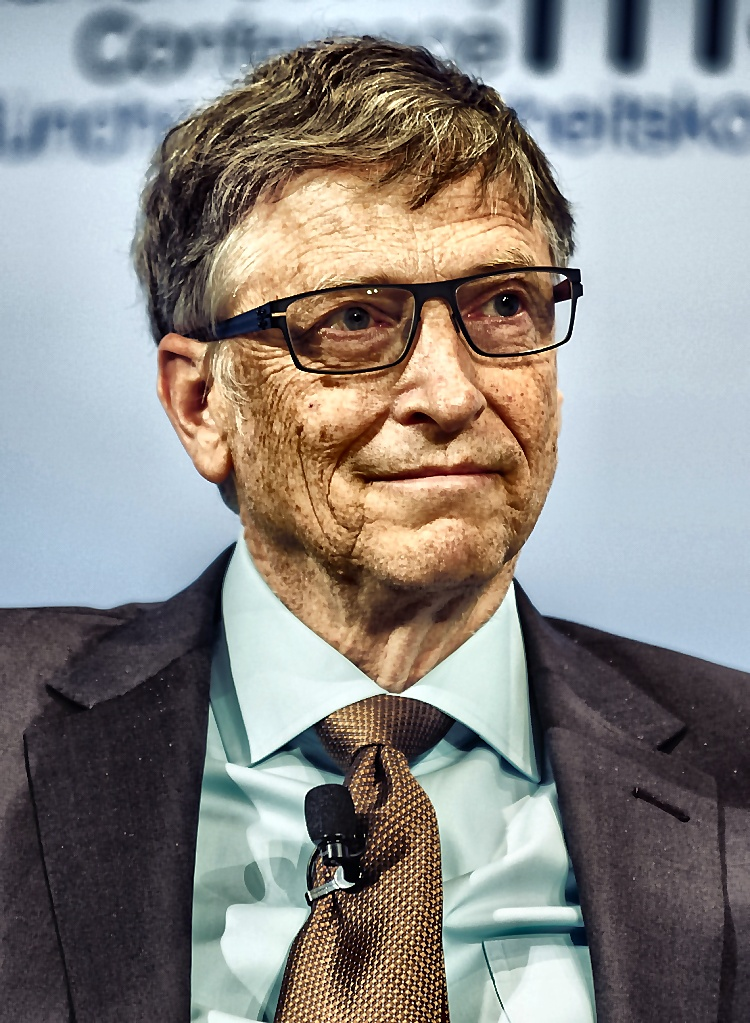
#> input picture data/criminals/CRIM-103_Bill_Gates.jpg, 750 x 1023 px
$ python -i cctv_enhancer.py   (imports and definitions only)
#> lines starting #> are read from the running program, lines starting #| are printed output that depends on the picture
#> further down, picture is the input picture: shape (1023, 750, 3); mean B, G, R 133, 136.4, 139.5
"""
CCTV & Low-Resolution Image Enhancer
====================================
Advanced image processing pipeline specifically designed for low-resolution,
grainy, night-vision, and poorly-lit CCTV surveillance footage of Indian demographics.

Features:
- Gamma correction & Shadow lift for dark/harsh lighting
- CLAHE (Contrast Limited Adaptive Histogram Equalization) on LAB color space (preserves skin tones)
- Fast Edge-Preserving Bilateral Filtering (removes sensor noise / compression artifacts)
- Unsharp Masking & Laplacian detail boost for face recognition super-resolution
- Auto-exposure adjustment
"""

import cv2
import numpy as np
from typing import Tuple, Optional


class CCTVEnhancer:
    """
    Enhances low-quality CCTV frames to boost face detection and recognition accuracy.
    """

    def __init__(
        self,
        clahe_clip_limit: float = 1.8,
        clahe_grid_size: Tuple[int, int] = (8, 8),
        denoise_strength: int = 5,
        sharpen_strength: float = 0.6,
    ):
        self.clahe = cv2.createCLAHE(
            clipLimit=clahe_clip_limit, tileGridSize=clahe_grid_size
        )
        self.denoise_strength = denoise_strength
        self.sharpen_strength = sharpen_strength

    def auto_gamma_correction(self, image: np.ndarray, target_mean: float = 128.0) -> np.ndarray:
        """
        Dynamically adjusts gamma based on overall image brightness.
        Brightens underexposed night/CCTV footage while preventing washout.
        """
#> called with target_mean = 128
        gray = cv2.cvtColor(image, cv2.COLOR_BGR2GRAY)
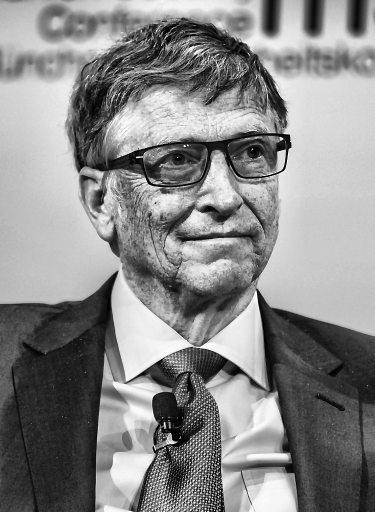
#> gray: shape (1023, 750) (shown at 1/2 size); min 0, max 255, mean 136.9
        current_mean = float(np.mean(gray))
#> current_mean = 136.9

        if current_mean < 10.0:
            current_mean = 10.0
        elif current_mean > 245.0:
            current_mean = 245.0

        # Calculate gamma factor
        gamma = np.log(target_mean / 255.0) / np.log(current_mean / 255.0)
#> gamma = 1.11
        gamma = float(np.clip(gamma, 0.3, 2.5))

        # LUT for fast nonlinear transformation: (i / 255)^gamma * 255
        table = np.array([((i / 255.0) ** gamma) * 255 for i in range(256)]).astype("uint8")
#> table = 256 values from 0 to 255
        return cv2.LUT(image, table)

    def enhance_contrast_lab(self, image: np.ndarray) -> np.ndarray:
        """
        Applies CLAHE on the L (Luminance) channel in LAB color space.
        Preserves natural skin undertones crucial for Indian face recognition.
        """
        lab = cv2.cvtColor(image, cv2.COLOR_BGR2LAB)
#> lab: shape (1023, 750, 3); mean of channels 0, 1, 2 135.2, 129.9, 130.6
        l, a, b = cv2.split(lab)
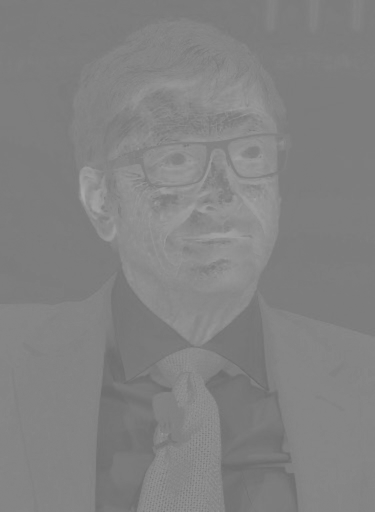
#> a: shape (1023, 750) (shown at 1/2 size); min 107, max 168, mean 129.9
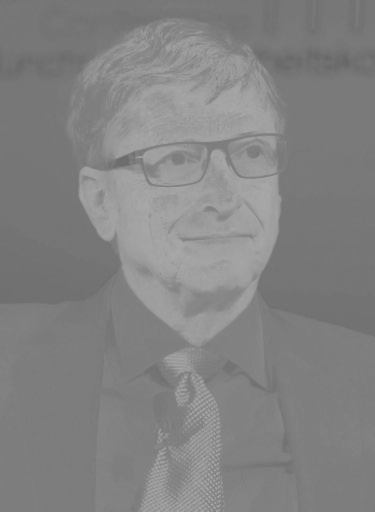
#> b: shape (1023, 750) (shown at 1/2 size); min 102, max 173, mean 130.6
        l_enhanced = self.clahe.apply(l)
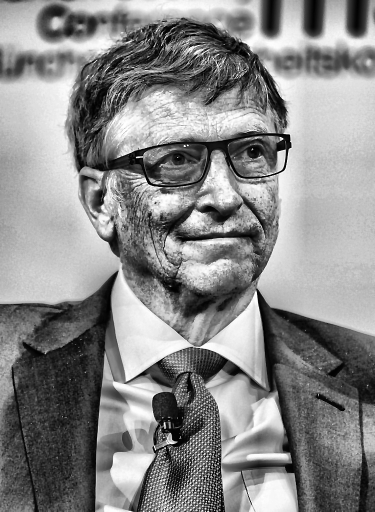
#> l_enhanced: shape (1023, 750) (shown at 1/2 size); min 0, max 255, mean 136.5
        enhanced_lab = cv2.merge((l_enhanced, a, b))
#> enhanced_lab: shape (1023, 750, 3); mean of channels 0, 1, 2 136.5, 129.9, 130.6
        return cv2.cvtColor(enhanced_lab, cv2.COLOR_LAB2BGR)
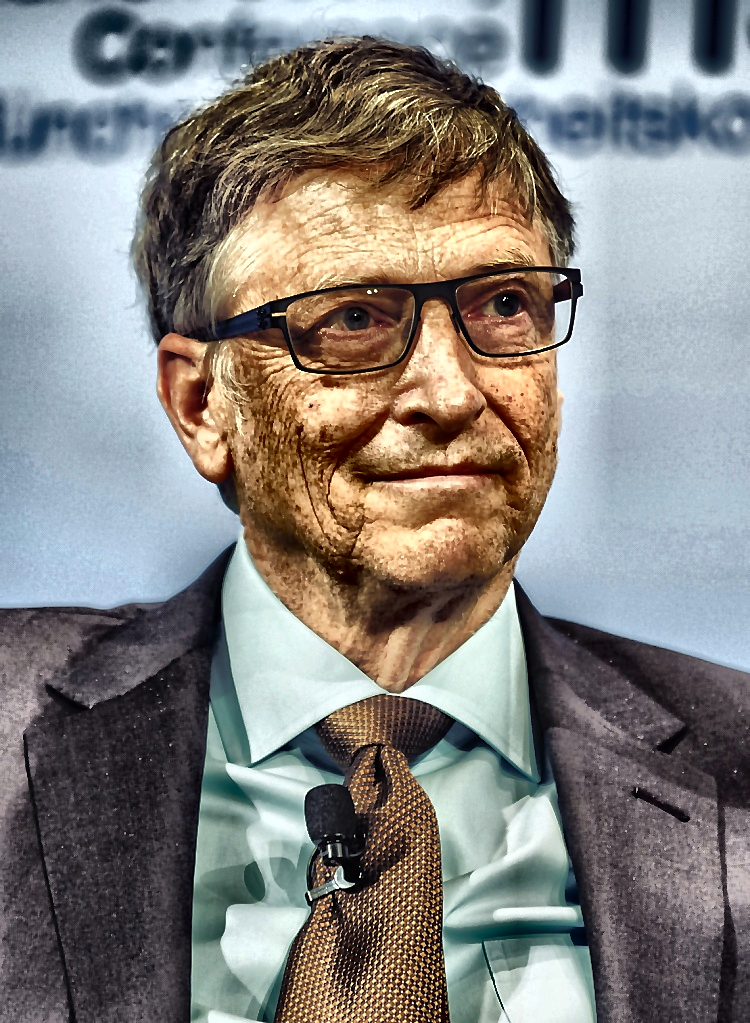
#> returned value: shape (1023, 750, 3); mean B, G, R 127.3, 130.5, 133

    def denoise_bilateral(self, image: np.ndarray) -> np.ndarray:
        """
        Applies bilateral filtering to smooth out JPEG compression blocks & sensor noise
        while preserving sharp facial edges (eyes, nose, jawline).
        """
        return cv2.bilateralFilter(
            image,
            d=self.denoise_strength,
            sigmaColor=50,
            sigmaSpace=50
        )

    def unsharp_mask(self, image: np.ndarray, sigma: float = 1.0) -> np.ndarray:
        """
        Enhances high-frequency edge details and facial features.
        """
#> called with sigma = 1
        blurred = cv2.GaussianBlur(image, (0, 0), sigma)
        sharpened = cv2.addWeighted(
            image, 1.0 + self.sharpen_strength, blurred, -self.sharpen_strength, 0
        )
        return np.clip(sharpened, 0, 255).astype(np.uint8)

    # [31 lines left out: functions super_resolve_crop, suppress_specular_glare, not called in this run]

    def enhance(
        self,
        image: np.ndarray,
        apply_gamma: bool = True,
        apply_clahe: bool = True,
        apply_denoise: bool = True,
        apply_sharpen: bool = True,
        apply_glare_suppression: bool = False,
    ) -> np.ndarray:
        """
        Full CCTV enhancement pipeline.
        """
        result = image.copy()

        if apply_glare_suppression:
            result = self.suppress_specular_glare(result)

        if apply_gamma:
            result = self.auto_gamma_correction(result)

        if apply_clahe:
            result = self.enhance_contrast_lab(result)

        if apply_denoise:
            result = self.denoise_bilateral(result)

        if apply_sharpen:
            result = self.unsharp_mask(result)

        return result

>>> import cv2
>>> picture = cv2.imread('../data/criminals/CRIM-103_Bill_Gates.jpg')
>>> result = CCTVEnhancer().enhance(picture)

$ run again, on data/criminals/CRIM-105_Barack_Obama.jpg
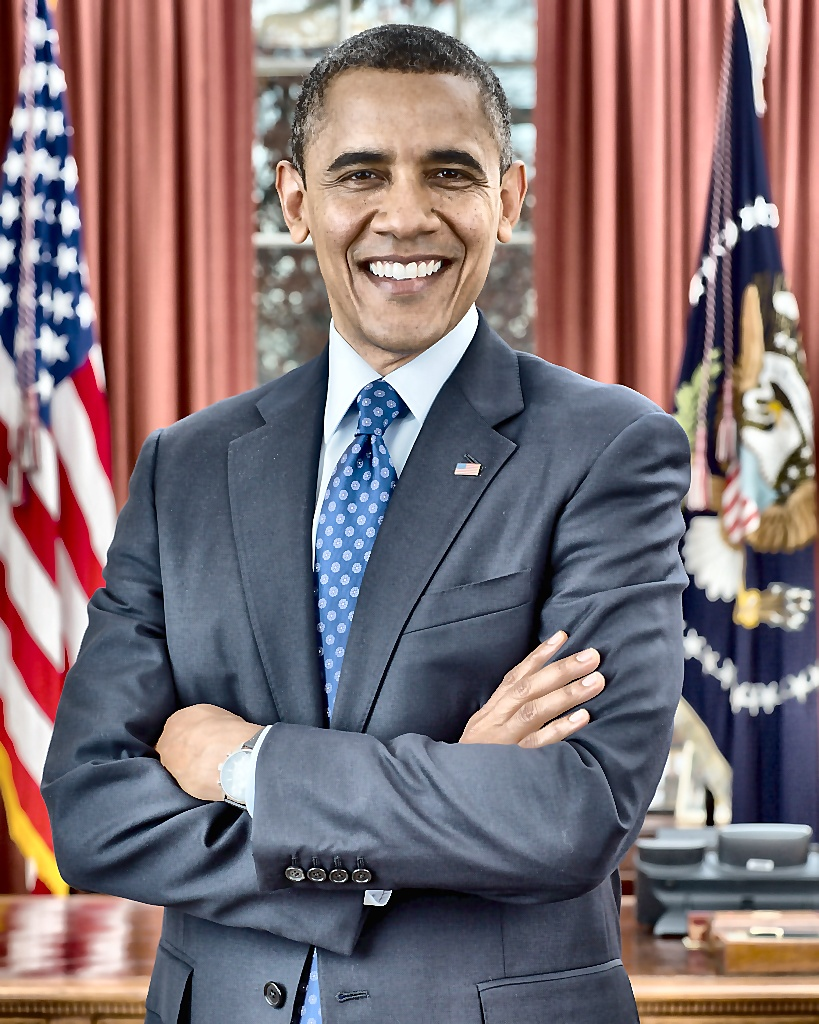
#> input picture data/criminals/CRIM-105_Barack_Obama.jpg, 819 x 1024 px
#> picture is the input picture: shape (1024, 819, 3); mean B, G, R 117.6, 113.2, 129.4
#> in auto_gamma_correction, `gray = cv2.cvtColor(image, cv2.COLOR_BGR2GRAY)`:
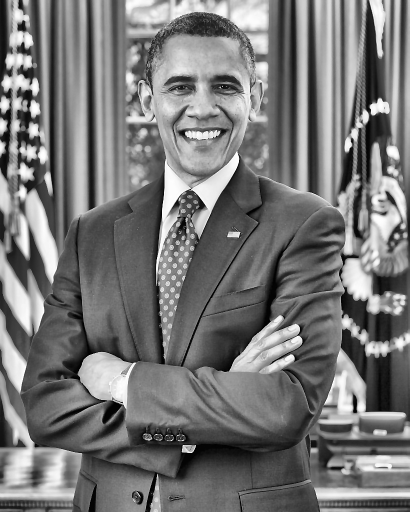
#> gray: shape (1024, 819) (shown at 1/2 size); min 0, max 255, mean 118.6
#> current_mean = 118.6
#> gamma = 0.9
#> table = 256 values from 0 to 255
#> lab: shape (1024, 819, 3); mean of channels 0, 1, 2 132.3, 136, 128.3
#> enhanced_lab: shape (1024, 819, 3); mean of channels 0, 1, 2 130, 136, 128.3
#> in enhance_contrast_lab, `return cv2.cvtColor(enhanced_lab, cv2.COLOR_LAB2BGR)`:
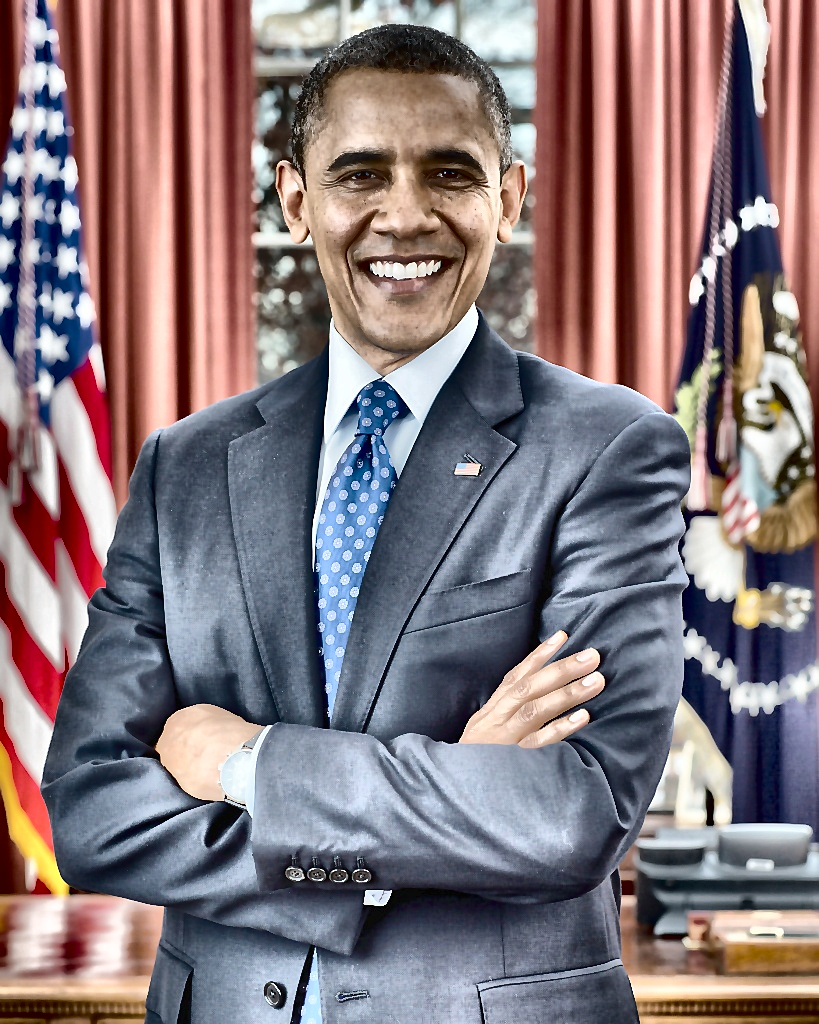
#> returned value: shape (1024, 819, 3); mean B, G, R 124, 119.4, 133.5
